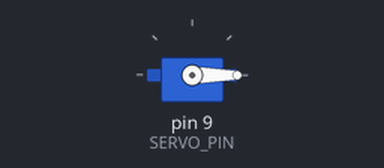
This sketch was run on a simulated Arduino Uno, built with avr-gcc and run on an emulated ATmega328P. Shown: servo.

Above: at 0.05 s.
At 1.25 s:
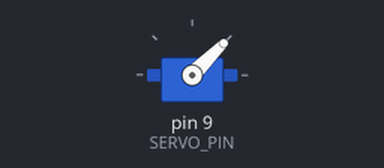
At 2.5 s:
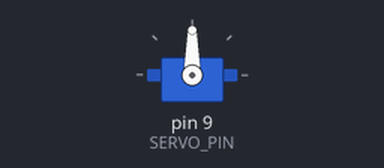
At 5.0 s:
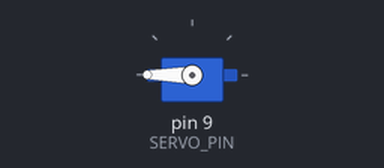
Timing chart, 0 to 6.5 s (numbered marks = the images above):
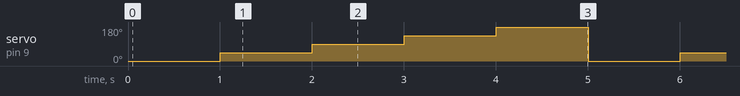

The sketch:

01_servo_hello_world.ino
```cpp
#include <Servo.h>

static constexpr const uint8_t SERVO_PIN {9};
static Servo servo;

void setup() {
  servo.attach(SERVO_PIN);
}

void loop() {
  for (uint8_t angle = 0; angle <= 180; angle += 45) {
    servo.write(angle);
    delay(1000);
  }
}
```

Measured:
- by itself, servo on pin 9 (SERVO_PIN): repeats every 5.0 s: 90° 1.0 s, 135° 1.0 s, 180° 1.0 s, 0° 1.0 s, 45° 1.0 s
